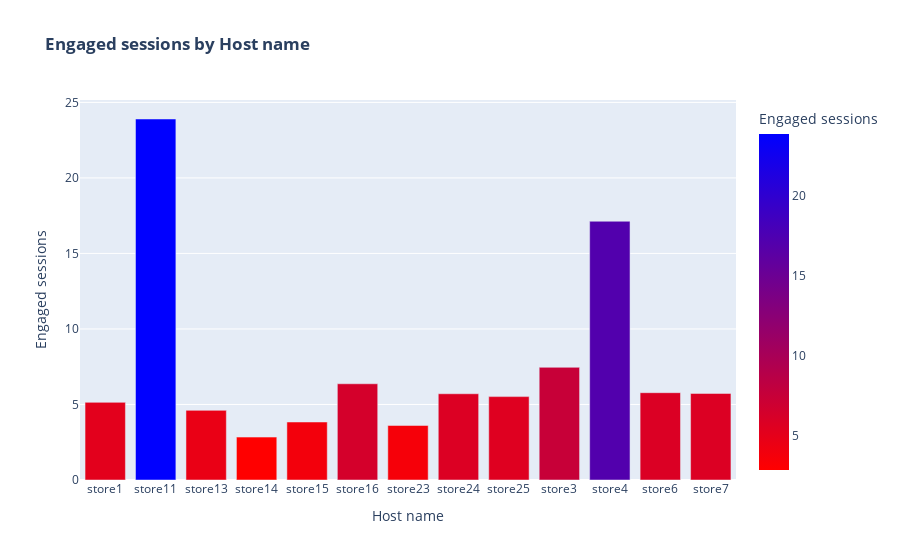

Notebook code for this chart:
### Code cell
fig = go.Figure(figs['fig9'])
fig.show()

### Figure 1 — Plotly figure (JSON) as saved in the notebook; plotly's stock layout.template omitted (floating-point values rounded to 4 significant figures)
{"data": [{"alignmentgroup": "True", "hovertemplate": "%%{y:.2f}", "legendgroup": "", "marker": {"color": [5.14, 23.9, 4.61, 2.84, 3.84, 6.37, 3.61, 5.71, 5.52, 7.46, 17.13, 5.78, 5.73], "coloraxis": "coloraxis", "pattern": {"shape": ""}}, "name": "", "offsetgroup": "", "orientation": "v", "showlegend": false, "textposition": "auto", "type": "bar", "x": ["store1", "store11", "store13", "store14", "store15", "store16", "store23", "store24", "store25", "store3", "store4", "store6", "store7"], "xaxis": "x", "y": [5.14, 23.9, 4.61, 2.84, 3.84, 6.37, 3.61, 5.71, 5.52, 7.46, 17.13, 5.78, 5.73], "yaxis": "y"}], "layout": {"barmode": "relative", "coloraxis": {"colorbar": {"title": {"text": "Engaged sessions"}}, "colorscale": [[0, "rgb(255,0,0)"], [1, "rgb(0,0,255)"]]}, "legend": {"tracegroupgap": 0}, "title": {"text": "<b>Engaged sessions by Host name</b>"}, "xaxis": {"anchor": "y", "domain": [0, 1], "title": {"text": "Host name"}}, "yaxis": {"anchor": "x", "domain": [0, 1], "title": {"text": "Engaged sessions"}}}}
